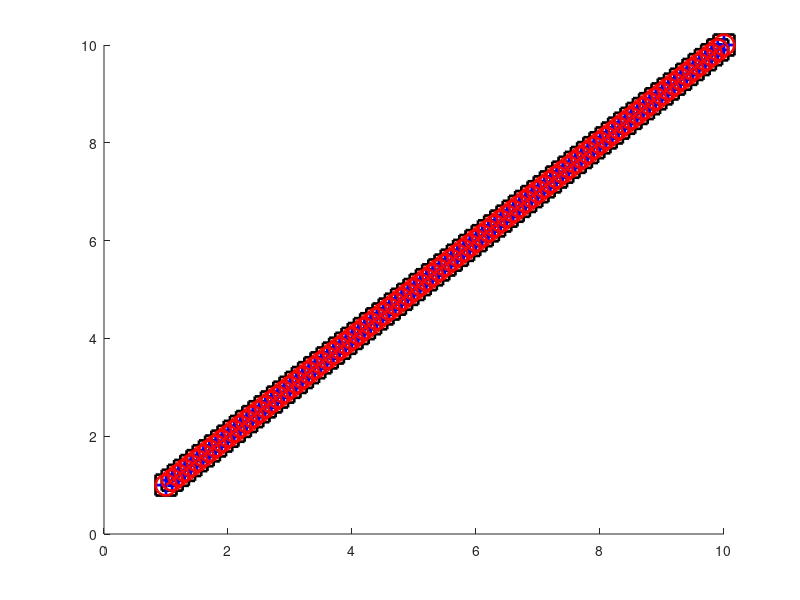

The MATLAB script that drew this image: (Note: this script raises an error after producing the figure.)
function draw_bar_change_trajectory()
fig = figure;
hold on;

figure_MarkerSize = 15;
legend_FontSize = 20;

x = [1:0.1:10];  
y_LDPTrace = x;
y_PivotTrace = x;
y_DAM = x;

a = plot(x, y_LDPTrace, 'ks-','LineWidth',2, 'MarkerSize',figure_MarkerSize);
b = plot(x, y_PivotTrace, 'b+-','LineWidth',2, 'MarkerSize',figure_MarkerSize);
c = plot(x, y_DAM, 'ro-','LineWidth',2, 'MarkerSize',figure_MarkerSize);
%ylabel(yLabelName_left);


a.Visible='off';
b.Visible='off';
c.Visible='off';

locationType = 'northoutside';
orientationType = 'horizontal';
textColor = 'black';
%h = legend('SubGeoI', 'MDSW','HUEM','RAM','DAM','DAM-NS','Location',locationType,'Orientation',orientationType, 'TextColor', textColor);
h = legend('LDPTrace', 'PivotTrace','DAM','Location',locationType,'Orientation',orientationType, 'TextColor', textColor);
set(h,'FontName','Times New Roman','FontSize',legend_FontSize,'FontWeight','normal');
axis off;